Frame 1 (no input): blank canvas, image omitted
Frame 60 (no input): blank canvas, image omitted
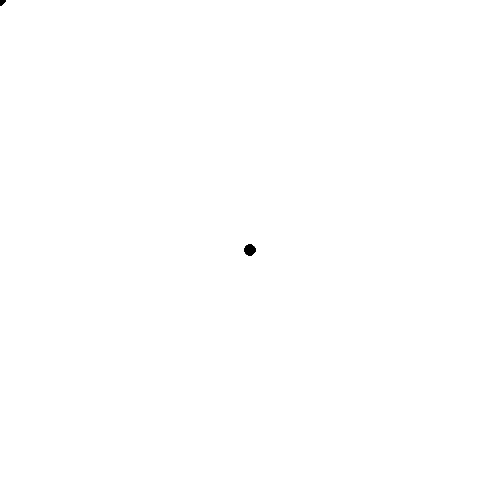
Frame 120 (the mouse pressed at the canvas centre since frame 60)

The p5.js sketch whose frames 1 and 60 were blank and that drew this single picture after the mouse press (run headless with seeded random() and noise() and a simulated clock; from frame 60 on, the mouse is pressed at the canvas centre):

// p5.js sketch
// ── sketch.js
function setup() {
  // put setup code here
  createCanvas(500, 500);
}

function draw() {
  // put drawing code here
  fill(0);
  ellipse(mouseX, mouseY, 10, 10) ;
}
